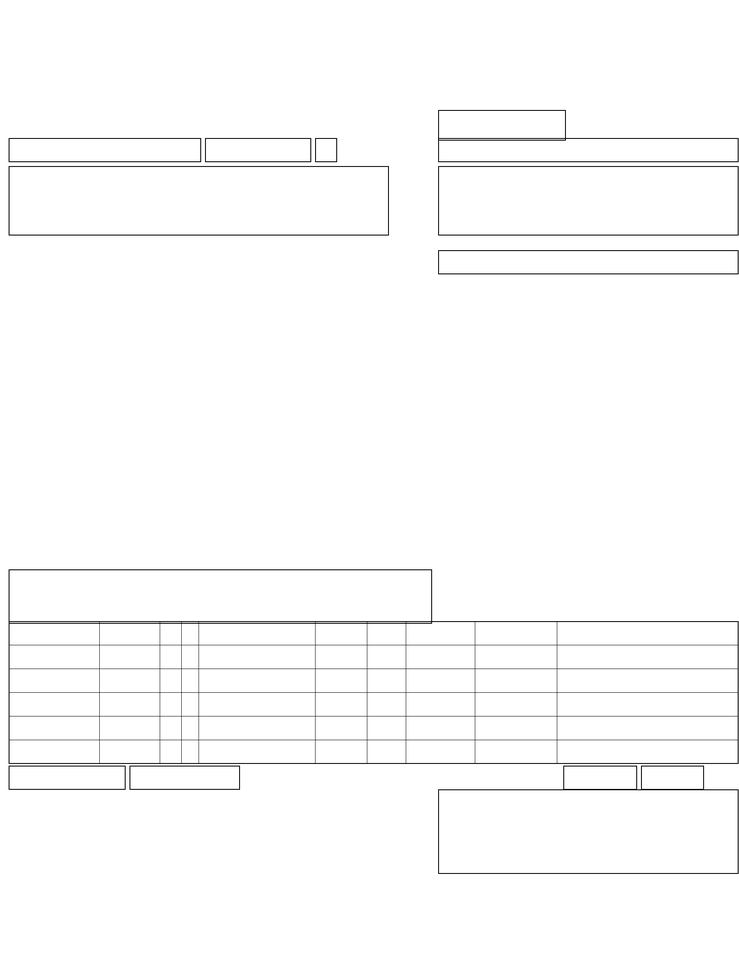
#> input picture synthetic_ref_cms1500.png, 739 x 955 px, shrunk from 1712 x 2214 before the run
$ python -i crop_retuning.py   (imports and definitions only)
#> lines starting #> are read from the running program, lines starting #| are printed output that depends on the picture; after the words box and inside, x2 and y2 are one past the last pixel; in counts of white or black regions, pixels touching at a corner belong together
"""Conservative border-aware retuning for fixed-form regional crops."""

from __future__ import annotations

from dataclasses import dataclass

import cv2
import numpy as np
from PIL import Image, ImageOps


@dataclass(frozen=True)
class RetunedCrop:
    image: Image.Image
    inset: tuple[int, int, int, int]
    removed_rule_edges: tuple[str, ...]
    changed: bool


def retune_cell_crop(
    image: Image.Image,
    *,
    border_px: int = 16,
    maximum_inset_fraction: float = 0.22,
    rule_density: float = 0.62,
) -> RetunedCrop:
    """Remove only dense form rules near crop edges, then add white context."""
    gray = np.asarray(image.convert("L"))
    if gray.size == 0:
        return RetunedCrop(image.copy(), (0, 0, 0, 0), (), False)
    ink = gray < 160
    row_density = ink.mean(axis=1)
    column_density = ink.mean(axis=0)
    max_y = max(1, int(image.height * maximum_inset_fraction))
    max_x = max(1, int(image.width * maximum_inset_fraction))
    top = _inner_edge(row_density[:max_y], rule_density, leading=True)
    bottom_offset = _inner_edge(row_density[-max_y:], rule_density, leading=False)
    left = _inner_edge(column_density[:max_x], rule_density, leading=True)
    right_offset = _inner_edge(column_density[-max_x:], rule_density, leading=False)
    bottom = image.height - bottom_offset
    right = image.width - right_offset
    edges: list[str] = []
    if top:
        edges.append("TOP")
    if bottom_offset:
        edges.append("BOTTOM")
    if left:
        edges.append("LEFT")
    if right_offset:
        edges.append("RIGHT")
    if right - left < max(8, image.width // 3) or bottom - top < max(8, image.height // 3):
        return RetunedCrop(ImageOps.expand(image, border=border_px, fill="white"),
                           (0, 0, 0, 0), (), False)
    content = image.crop((left, top, right, bottom))
    # Remove residual one-pixel rule fragments without touching central glyphs.
    cleaned = _erase_edge_connected_rules(content)
    return RetunedCrop(ImageOps.expand(cleaned, border=border_px, fill="white"),
                       (left, top, image.width - right, image.height - bottom),
                       tuple(edges), bool(edges))


def _inner_edge(density: np.ndarray, threshold: float, *, leading: bool) -> int:
    indices = np.flatnonzero(density >= threshold)
    if not len(indices):
        return 0
    index = int(indices[-1] if leading else indices[0])
    return index + 2 if leading else len(density) - index + 1


def _erase_edge_connected_rules(image: Image.Image) -> Image.Image:
    gray = np.asarray(image.convert("L"))
    binary = cv2.threshold(gray, 0, 255, cv2.THRESH_BINARY_INV + cv2.THRESH_OTSU)[1]
    horizontal = cv2.morphologyEx(binary, cv2.MORPH_OPEN,
        cv2.getStructuringElement(cv2.MORPH_RECT, (max(12, image.width // 2), 1)))
    vertical = cv2.morphologyEx(binary, cv2.MORPH_OPEN,
        cv2.getStructuringElement(cv2.MORPH_RECT, (1, max(10, image.height // 2))))
    rules = cv2.bitwise_or(horizontal, vertical)
    cleaned = cv2.bitwise_and(binary, cv2.bitwise_not(rules))
    return Image.fromarray(cv2.bitwise_not(cleaned))

>>> from PIL import Image
>>> picture = Image.open('../../synthetic_ref_cms1500.png')
#> picture is the input picture: PIL image 739x955 L; min 0, max 255, mean 251.3
>>> result = retune_cell_crop(picture)
#> in retune_cell_crop, `ink = gray < 160`:
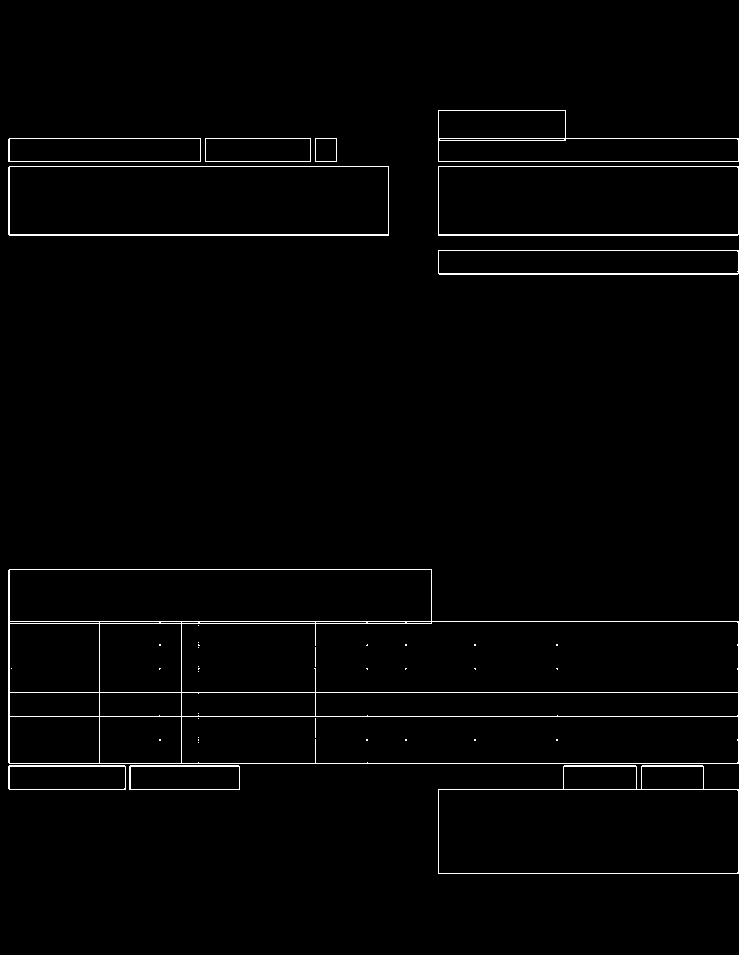
#> ink: shape (955, 739) bool; 1.7% white in thin lines or dots, all inside (x1, y1, x2, y2) = (8, 110, 739, 874)
#> in retune_cell_crop, `row_density = ink.mean(axis=1)`: row_density = 955 values, max 0.989 at index 621, min 0 at index 0, mean 0.0168
#> in retune_cell_crop, `column_density = ink.mean(axis=0)`: column_density = 739 values, max 0.361 at index 738, min 0 at index 0, mean 0.0168
#> in _inner_edge, `indices = np.flatnonzero(density >= threshold)`: indices = [138, 161, 166]
#> in _inner_edge, `index = int(indices[-1] if leading else indices[0])`: index = 166
#> in retune_cell_crop, `top = _inner_edge(row_density[:max_y], rule_density, leading=True)`: top = 168
#> in retune_cell_crop, `bottom_offset = _inner_edge(row_density[-max_y:], rule_density, leadin..`: bottom_offset = 193
#> in retune_cell_crop, `left = _inner_edge(column_density[:max_x], rule_density, leading=True)`: left = 0
#> in retune_cell_crop, `bottom = image.height - bottom_offset`: bottom = 762
#> in retune_cell_crop, `right = image.width - right_offset`: right = 739
#> in retune_cell_crop, `content = image.crop((left, top, right, bottom))`:
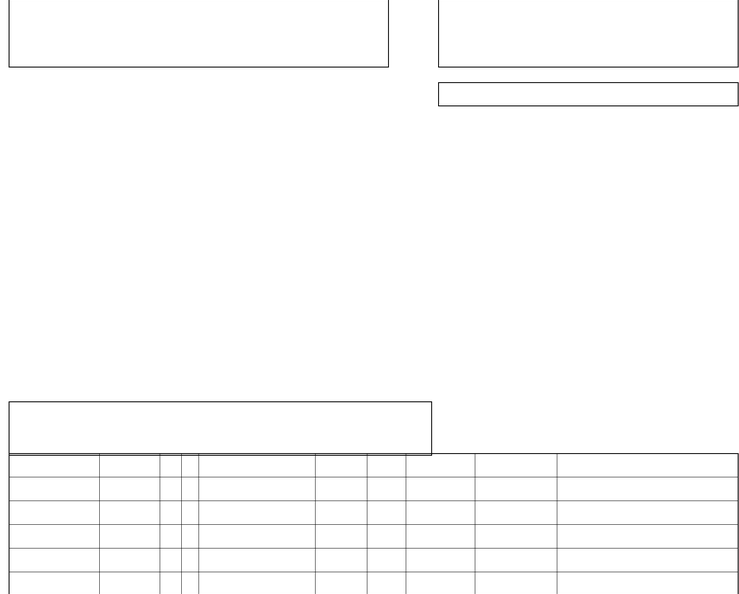
#> content: PIL image 739x594 L; min 18, max 255, mean 251.5
#> in _erase_edge_connected_rules, `binary = cv2.threshold(gray, 0, 255, cv2.THRESH_BINARY_INV + cv2.THRES..`:
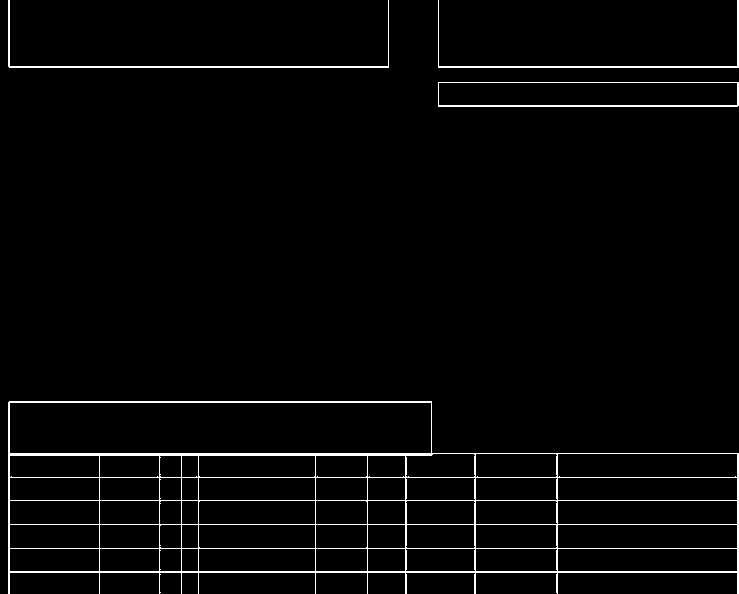
#> binary: shape (594, 739); 2.7% white in thin lines or dots
#> in _erase_edge_connected_rules, `horizontal = cv2.morphologyEx(binary, cv2.MORPH_OPEN, cv2.getStructuri..`:
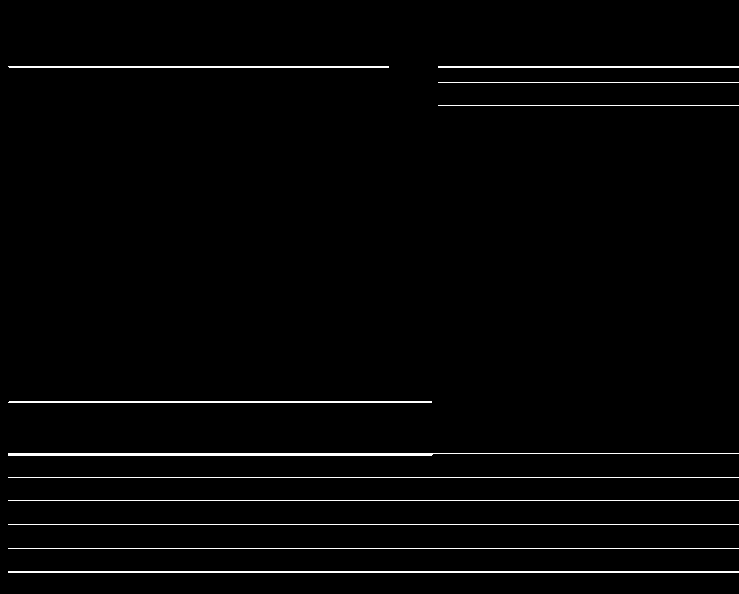
#> horizontal: shape (594, 739); 2% white in thin lines or dots, all inside (x1, y1, x2, y2) = (8, 66, 739, 573)
#> in _erase_edge_connected_rules, `vertical = cv2.morphologyEx(binary, cv2.MORPH_OPEN, cv2.getStructuring..`:
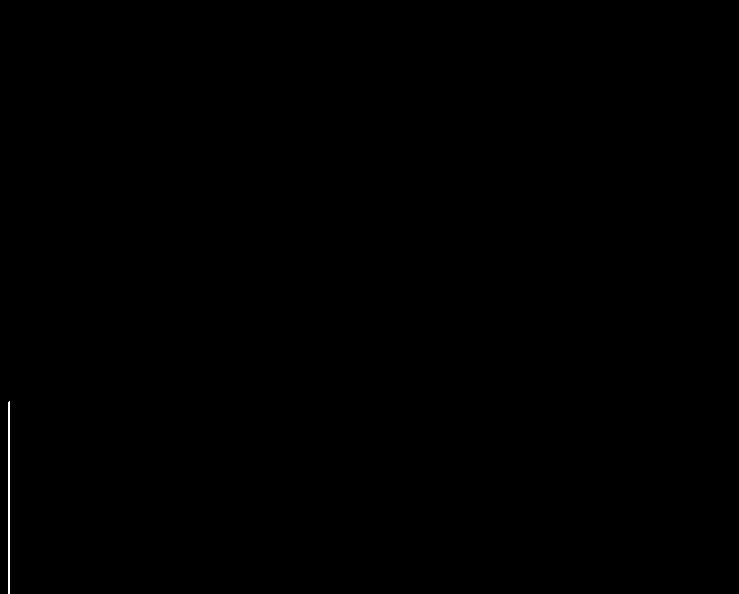
#> vertical: shape (594, 739); 0.09% white in thin lines or dots, all inside (x1, y1, x2, y2) = (8, 401, 10, 594)
#> in _erase_edge_connected_rules, `rules = cv2.bitwise_or(horizontal, vertical)`: rules: shape (594, 739); 2.1% white in thin lines or dots, all inside (x1, y1, x2, y2) = (8, 66, 739, 594)
#> in _erase_edge_connected_rules, `cleaned = cv2.bitwise_and(binary, cv2.bitwise_not(rules))`:
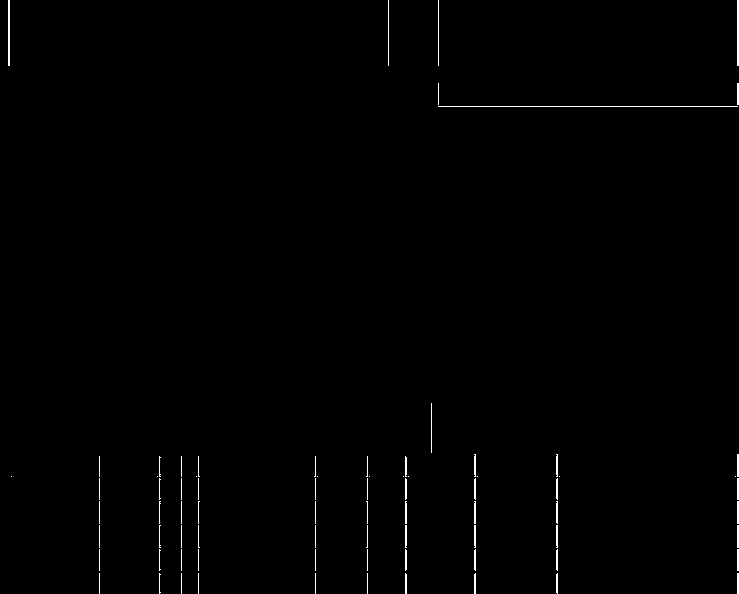
#> cleaned: shape (594, 739); 0.61% white in thin lines or dots
#> in _erase_edge_connected_rules, `return Image.fromarray(cv2.bitwise_not(cleaned))`: returned value: PIL image 739x594 L; 99.4% white; black in thin lines or dots
